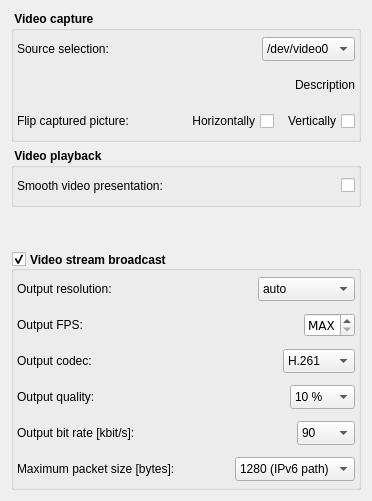
       <widget class="QWidget" name="mVideo">
        <layout class="QVBoxLayout" name="verticalLayout_19">
         <item>
          <widget class="QGroupBox" name="mGrpDevices">
           <property name="minimumSize">
            <size>
             <width>0</width>
             <height>0</height>
            </size>
           </property>
           <property name="maximumSize">
            <size>
             <width>16777215</width>
             <height>16777215</height>
            </size>
           </property>
           <property name="font">
            <font>
             <weight>75</weight>
             <bold>true</bold>
            </font>
           </property>
           <property name="title">
            <string> Video capture </string>
           </property>
           <property name="flat">
            <bool>false</bool>
           </property>
           <layout class="QVBoxLayout" name="verticalLayout_4">
            <property name="leftMargin">
             <number>3</number>
            </property>
            <property name="topMargin">
             <number>3</number>
            </property>
            <property name="rightMargin">
             <number>3</number>
            </property>
            <property name="bottomMargin">
             <number>3</number>
            </property>
            <item>
             <layout class="QHBoxLayout" name="horizontalLayout_8">
              <item>
               <widget class="QLabel" name="mLbVideoSource">
                <property name="minimumSize">
                 <size>
                  <width>160</width>
                  <height>30</height>
                 </size>
                </property>
                <property name="font">
                 <font>
                  <weight>50</weight>
                  <bold>false</bold>
                 </font>
                </property>
                <property name="text">
                 <string>Source selection:</string>
                </property>
               </widget>
              </item>
              <item>
               <spacer name="horizontalSpacer_8">
                <property name="orientation">
                 <enum>Qt::Horizontal</enum>
                </property>
                <property name="sizeHint" stdset="0">
                 <size>
                  <width>13</width>
                  <height>20</height>
                 </size>
                </property>
               </spacer>
              </item>
              <item>
               <widget class="QComboBox" name="mCbVideoSource">
                <property name="minimumSize">
                 <size>
                  <width>0</width>
                  <height>24</height>
                 </size>
                </property>
                <property name="font">
                 <font>
                  <weight>50</weight>
                  <bold>false</bold>
                 </font>
                </property>
                <property name="currentIndex">
                 <number>0</number>
                </property>
                <item>
                 <property name="text">
                  <string>/dev/video0</string>
                 </property>
                </item>
               </widget>
              </item>
             </layout>
            </item>
            <item>
             <layout class="QHBoxLayout" name="horizontalLayout_21">
              <item>
               <spacer name="horizontalSpacer_21">
                <property name="orientation">
                 <enum>Qt::Horizontal</enum>
                </property>
                <property name="sizeType">
                 <enum>QSizePolicy::MinimumExpanding</enum>
                </property>
                <property name="sizeHint" stdset="0">
                 <size>
                  <width>5</width>
                  <height>25</height>
                 </size>
                </property>
               </spacer>
              </item>
              <item>
               <widget class="QLabel" name="label_3">
                <property name="minimumSize">
                 <size>
                  <width>22</width>
                  <height>22</height>
                 </size>
                </property>
                <property name="maximumSize">
                 <size>
                  <width>22</width>
                  <height>22</height>
                 </size>
                </property>
                <property name="text">
                 <string/>
                </property>
                <property name="textFormat">
                 <enum>Qt::PlainText</enum>
                </property>
                <property name="pixmap">
                 <pixmap resource="../../resources/Icons.qrc">:/images/22_22/Hardwareinfo.png</pixmap>
                </property>
                <property name="scaledContents">
                 <bool>true</bool>
                </property>
               </widget>
              </item>
              <item>
               <widget class="QLabel" name="mLbVideoSourceInfo">
                <property name="sizePolicy">
                 <sizepolicy hsizetype="Preferred" vsizetype="Preferred">
                  <horstretch>0</horstretch>
                  <verstretch>0</verstretch>
                 </sizepolicy>
                </property>
                <property name="minimumSize">
                 <size>
                  <width>0</width>
                  <height>30</height>
                 </size>
                </property>
                <property name="font">
                 <font>
                  <weight>50</weight>
                  <bold>false</bold>
                 </font>
                </property>
                <property name="text">
                 <string>Description</string>
                </property>
                <property name="alignment">
                 <set>Qt::AlignRight|Qt::AlignTrailing|Qt::AlignVCenter</set>
                </property>
               </widget>
              </item>
             </layout>
            </item>
            <item>
             <layout class="QHBoxLayout" name="horizontalLayout_5">
              <item>
               <widget class="QLabel" name="mLbVideoSink">
                <property name="minimumSize">
                 <size>
                  <width>160</width>
                  <height>30</height>
                 </size>
                </property>
                <property name="font">
                 <font>
                  <weight>50</weight>
                  <bold>false</bold>
                 </font>
                </property>
                <property name="text">
                 <string>Flip captured picture:</string>
                </property>
               </widget>
              </item>
              <item>
               <spacer name="horizontalSpacer_4">
                <property name="orientation">
                 <enum>Qt::Horizontal</enum>
                </property>
                <property name="sizeType">
                 <enum>QSizePolicy::MinimumExpanding</enum>
                </property>
                <property name="sizeHint" stdset="0">
                 <size>
                  <width>2</width>
                  <height>20</height>
                 </size>
                </property>
               </spacer>
              </item>
              <item>
               <widget class="QCheckBox" name="mCbHFlip">
                <property name="font">
                 <font>
                  <weight>50</weight>
                  <bold>false</bold>
                 </font>
                </property>
                <property name="layoutDirection">
                 <enum>Qt::RightToLeft</enum>
                </property>
                <property name="text">
                 <string>Horizontally</string>
                </property>
                <property name="autoExclusive">
                 <bool>false</bool>
                </property>
               </widget>
              </item>
              <item>
               <spacer name="horizontalSpacer_25">
                <property name="orientation">
                 <enum>Qt::Horizontal</enum>
                </property>
                <property name="sizeType">
                 <enum>QSizePolicy::Preferred</enum>
                </property>
                <property name="sizeHint" stdset="0">
                 <size>
                  <width>2</width>
                  <height>20</height>
                 </size>
                </property>
               </spacer>
              </item>
              <item>
               <widget class="QCheckBox" name="mCbVFlip">
                <property name="font">
                 <font>
                  <weight>50</weight>
                  <bold>false</bold>
                 </font>
                </property>
                <property name="layoutDirection">
                 <enum>Qt::RightToLeft</enum>
                </property>
                <property name="text">
                 <string>Vertically</string>
                </property>
                <property name="autoExclusive">
                 <bool>false</bool>
                </property>
               </widget>
              </item>
             </layout>
            </item>
           </layout>
          </widget>
         </item>
         <item>
          <widget class="QGroupBox" name="groupBox_3">
           <property name="maximumSize">
            <size>
             <width>16777215</width>
             <height>510</height>
            </size>
           </property>
           <property name="font">
            <font>
             <weight>75</weight>
             <bold>true</bold>
            </font>
           </property>
           <property name="title">
            <string> Video playback </string>
           </property>
           <layout class="QVBoxLayout" name="verticalLayout">
            <property name="leftMargin">
             <number>3</number>
            </property>
            <property name="topMargin">
             <number>3</number>
            </property>
            <property name="rightMargin">
             <number>3</number>
            </property>
            <property name="bottomMargin">
             <number>3</number>
            </property>
            <item>
             <layout class="QHBoxLayout" name="horizontalLayout_15">
              <item>
               <widget class="QLabel" name="mLbSmoothVideoPresentation">
                <property name="minimumSize">
                 <size>
                  <width>210</width>
                  <height>30</height>
                 </size>
                </property>
                <property name="font">
                 <font>
                  <weight>50</weight>
                  <bold>false</bold>
                 </font>
                </property>
                <property name="text">
                 <string>Smooth video presentation:</string>
                </property>
               </widget>
              </item>
              <item>
               <spacer name="horizontalSpacer_24">
                <property name="orientation">
                 <enum>Qt::Horizontal</enum>
                </property>
                <property name="sizeHint" stdset="0">
                 <size>
                  <width>40</width>
                  <height>20</height>
                 </size>
                </property>
               </spacer>
              </item>
              <item>
               <widget class="QCheckBox" name="mCbSmoothVideoPresentation">
                <property name="text">
                 <string/>
                </property>
               </widget>
              </item>
             </layout>
            </item>
           </layout>
          </widget>
         </item>
         <item>
          <spacer name="verticalSpacer_2">
           <property name="orientation">
            <enum>Qt::Vertical</enum>
           </property>
           <property name="sizeType">
            <enum>QSizePolicy::MinimumExpanding</enum>
           </property>
           <property name="sizeHint" stdset="0">
            <size>
             <width>17</width>
             <height>38</height>
            </size>
           </property>
          </spacer>
         </item>
         <item>
          <widget class="QGroupBox" name="mGrpVideo">
           <property name="font">
            <font>
             <weight>75</weight>
             <bold>true</bold>
            </font>
           </property>
           <property name="title">
            <string>Video stream broadcast</string>
           </property>
           <property name="alignment">
            <set>Qt::AlignLeading|Qt::AlignLeft|Qt::AlignVCenter</set>
           </property>
           <property name="flat">
            <bool>false</bool>
           </property>
           <property name="checkable">
            <bool>true</bool>
           </property>
           <layout class="QVBoxLayout" name="verticalLayout_5">
            <property name="leftMargin">
             <number>3</number>
            </property>
            <property name="topMargin">
             <number>3</number>
            </property>
            <property name="rightMargin">
             <number>3</number>
            </property>
            <property name="bottomMargin">
             <number>3</number>
            </property>
            <item>
             <layout class="QHBoxLayout" name="horizontalLayout_4">
              <item>
               <widget class="QLabel" name="mLbVideoResolution">
                <property name="minimumSize">
                 <size>
                  <width>210</width>
                  <height>30</height>
                 </size>
                </property>
                <property name="font">
                 <font>
                  <weight>50</weight>
                  <bold>false</bold>
                 </font>
                </property>
                <property name="text">
                 <string>Output resolution:</string>
                </property>
               </widget>
              </item>
              <item>
               <spacer name="horizontalSpacer_3">
                <property name="orientation">
                 <enum>Qt::Horizontal</enum>
                </property>
                <property name="sizeHint" stdset="0">
                 <size>
                  <width>2</width>
                  <height>20</height>
                 </size>
                </property>
               </spacer>
              </item>
              <item>
               <widget class="QComboBox" name="mCbVideoResolution">
                <property name="minimumSize">
                 <size>
                  <width>0</width>
                  <height>24</height>
                 </size>
                </property>
                <property name="font">
                 <font>
                  <weight>50</weight>
                  <bold>false</bold>
                 </font>
                </property>
                <property name="currentIndex">
                 <number>0</number>
                </property>
                <item>
                 <property name="text">
                  <string>auto</string>
                 </property>
                </item>
                <item>
                 <property name="text">
                  <string>128 * 96</string>
                 </property>
                </item>
                <item>
                 <property name="text">
                  <string>176 * 144</string>
                 </property>
                </item>
                <item>
                 <property name="text">
                  <string>352 * 288</string>
                 </property>
                </item>
                <item>
                 <property name="text">
                  <string>704 * 576</string>
                 </property>
                </item>
                <item>
                 <property name="text">
                  <string>720 * 576</string>
                 </property>
                </item>
                <item>
                 <property name="text">
                  <string>1056 * 864</string>
                 </property>
                </item>
                <item>
                 <property name="text">
                  <string>1280 * 720</string>
                 </property>
                </item>
                <item>
                 <property name="text">
                  <string>1408 * 1152</string>
                 </property>
                </item>
                <item>
                 <property name="text">
                  <string>1920 * 1080</string>
                 </property>
                </item>
                <item>
                 <property name="text">
                  <string>3840 * 2160</string>
                 </property>
                </item>
               </widget>
              </item>
             </layout>
            </item>
            <item>
             <layout class="QHBoxLayout" name="_2">
              <item>
               <widget class="QLabel" name="mLbVideoFps">
                <property name="minimumSize">
                 <size>
                  <width>210</width>
                  <height>30</height>
                 </size>
                </property>
                <property name="font">
                 <font>
                  <weight>50</weight>
                  <bold>false</bold>
                 </font>
                </property>
                <property name="text">
                 <string>Output FPS:</string>
                </property>
               </widget>
              </item>
              <item>
               <spacer name="horizontalSpacer_35">
                <property name="orientation">
                 <enum>Qt::Horizontal</enum>
                </property>
                <property name="sizeType">
                 <enum>QSizePolicy::MinimumExpanding</enum>
                </property>
                <property name="sizeHint" stdset="0">
                 <size>
                  <width>5</width>
                  <height>20</height>
                 </size>
                </property>
               </spacer>
              </item>
              <item>
               <widget class="QSpinBox" name="mSbVideoFps">
                <property name="minimumSize">
                 <size>
                  <width>50</width>
                  <height>24</height>
                 </size>
                </property>
                <property name="font">
                 <font>
                  <family>Bitstream Vera Sans</family>
                  <weight>50</weight>
                  <bold>false</bold>
                 </font>
                </property>
                <property name="specialValueText">
                 <string>MAX</string>
                </property>
                <property name="minimum">
                 <number>0</number>
                </property>
                <property name="maximum">
                 <number>50</number>
                </property>
                <property name="value">
                 <number>0</number>
                </property>
               </widget>
              </item>
             </layout>
            </item>
            <item>
             <layout class="QHBoxLayout" name="horizontalLayout_2">
              <item>
               <widget class="QLabel" name="mLbVideoCodec">
                <property name="minimumSize">
                 <size>
                  <width>210</width>
                  <height>30</height>
                 </size>
                </property>
                <property name="font">
                 <font>
                  <weight>50</weight>
                  <bold>false</bold>
                 </font>
                </property>
                <property name="text">
                 <string>Output codec:</string>
                </property>
               </widget>
              </item>
              <item>
               <spacer name="horizontalSpacer">
                <property name="orientation">
                 <enum>Qt::Horizontal</enum>
                </property>
                <property name="sizeHint" stdset="0">
                 <size>
                  <width>2</width>
                  <height>20</height>
                 </size>
                </property>
               </spacer>
              </item>
              <item>
               <widget class="QComboBox" name="mCbVideoCodec">
                <property name="minimumSize">
                 <size>
                  <width>0</width>
                  <height>24</height>
                 </size>
                </property>
                <property name="font">
                 <font>
                  <weight>50</weight>
                  <bold>false</bold>
                 </font>
                </property>
                <property name="currentIndex">
                 <number>0</number>
                </property>
                <item>
                 <property name="text">
                  <string>H.261</string>
                 </property>
                </item>
                <item>
                 <property name="text">
                  <string>H.263</string>
                 </property>
                </item>
                <item>
                 <property name="text">
                  <string>H.263+</string>
                 </property>
                </item>
                <item>
                 <property name="text">
                  <string>H.264</string>
                 </property>
                </item>
                <item>
                 <property name="text">
                  <string>MPEG1</string>
                 </property>
                </item>
                <item>
                 <property name="text">
                  <string>MPEG2</string>
                 </property>
                </item>
                <item>
                 <property name="text">
                  <string>MPEG4</string>
                 </property>
                </item>
               </widget>
              </item>
             </layout>
            </item>
            <item>
             <layout class="QHBoxLayout" name="horizontalLayout_3">
              <item>
               <widget class="QLabel" name="mLbVideoQuality">
                <property name="minimumSize">
                 <size>
                  <width>210</width>
                  <height>30</height>
                 </size>
                </property>
                <property name="font">
                 <font>
                  <weight>50</weight>
                  <bold>false</bold>
                 </font>
                </property>
                <property name="text">
                 <string>Output quality:</string>
                </property>
               </widget>
              </item>
              <item>
               <spacer name="horizontalSpacer_2">
                <property name="orientation">
                 <enum>Qt::Horizontal</enum>
                </property>
                <property name="sizeHint" stdset="0">
                 <size>
                  <width>2</width>
                  <height>20</height>
                 </size>
                </property>
               </spacer>
              </item>
              <item>
               <widget class="QComboBox" name="mCbVideoQuality">
                <property name="minimumSize">
                 <size>
                  <width>0</width>
                  <height>24</height>
                 </size>
                </property>
                <property name="font">
                 <font>
                  <weight>50</weight>
                  <bold>false</bold>
                 </font>
                </property>
                <property name="currentIndex">
                 <number>0</number>
                </property>
                <item>
                 <property name="text">
                  <string>10 %</string>
                 </property>
                </item>
                <item>
                 <property name="text">
                  <string>20 %</string>
                 </property>
                </item>
                <item>
                 <property name="text">
                  <string>30 %</string>
                 </property>
                </item>
                <item>
                 <property name="text">
                  <string>40 %</string>
                 </property>
                </item>
                <item>
                 <property name="text">
                  <string>50 %</string>
                 </property>
                </item>
                <item>
                 <property name="text">
                  <string>60 %</string>
                 </property>
                </item>
                <item>
                 <property name="text">
                  <string>70 %</string>
                 </property>
                </item>
                <item>
                 <property name="text">
                  <string>80 %</string>
                 </property>
                </item>
                <item>
                 <property name="text">
                  <string>90 %</string>
                 </property>
                </item>
                <item>
                 <property name="text">
                  <string>100 %</string>
                 </property>
                </item>
               </widget>
              </item>
             </layout>
            </item>
            <item>
             <layout class="QHBoxLayout" name="horizontalLayout_24">
              <item>
               <widget class="QLabel" name="label_12">
                <property name="minimumSize">
                 <size>
                  <width>210</width>
                  <height>30</height>
                 </size>
                </property>
                <property name="font">
                 <font>
                  <weight>50</weight>
                  <bold>false</bold>
                 </font>
                </property>
                <property name="text">
                 <string>Output bit rate [kbit/s]: </string>
                </property>
               </widget>
              </item>
              <item>
               <spacer name="horizontalSpacer_49">
                <property name="orientation">
                 <enum>Qt::Horizontal</enum>
                </property>
                <property name="sizeHint" stdset="0">
                 <size>
                  <width>40</width>
                  <height>20</height>
                 </size>
                </property>
               </spacer>
              </item>
              <item>
               <widget class="QComboBox" name="mCbVideoBitRate">
                <property name="minimumSize">
                 <size>
                  <width>0</width>
                  <height>24</height>
                 </size>
                </property>
                <property name="font">
                 <font>
                  <weight>50</weight>
                  <bold>false</bold>
                 </font>
                </property>
                <property name="currentIndex">
                 <number>3</number>
                </property>
                <item>
                 <property name="text">
                  <string>1000</string>
                 </property>
                </item>
                <item>
                 <property name="text">
                  <string>500</string>
                 </property>
                </item>
                <item>
                 <property name="text">
                  <string>200</string>
                 </property>
                </item>
                <item>
                 <property name="text">
                  <string>90</string>
                 </property>
                </item>
                <item>
                 <property name="text">
                  <string>50</string>
                 </property>
                </item>
                <item>
                 <property name="text">
                  <string>10</string>
                 </property>
                </item>
               </widget>
              </item>
             </layout>
            </item>
            <item>
             <layout class="QHBoxLayout" name="horizontalLayout_16">
              <item>
               <widget class="QLabel" name="mLbVideoMaxPacketSize">
                <property name="minimumSize">
                 <size>
                  <width>210</width>
                  <height>30</height>
                 </size>
                </property>
                <property name="font">
                 <font>
                  <weight>50</weight>
                  <bold>false</bold>
                 </font>
                </property>
                <property name="text">
                 <string>Maximum packet size [bytes]: </string>
                </property>
               </widget>
              </item>
              <item>
               <spacer name="horizontalSpacer_16">
                <property name="orientation">
                 <enum>Qt::Horizontal</enum>
                </property>
                <property name="sizeHint" stdset="0">
                 <size>
                  <width>2</width>
                  <height>20</height>
                 </size>
                </property>
               </spacer>
              </item>
              <item>
               <widget class="QComboBox" name="mCbVideoMaxPacketSize">
                <property name="minimumSize">
                 <size>
                  <width>0</width>
                  <height>24</height>
                 </size>
                </property>
                <property name="font">
                 <font>
                  <weight>50</weight>
                  <bold>false</bold>
                 </font>
                </property>
                <property name="currentIndex">
                 <number>2</number>
                </property>
                <item>
                 <property name="text">
                  <string>256 (Small)</string>
                 </property>
                </item>
                <item>
                 <property name="text">
                  <string>576 (IPv4 path)</string>
                 </property>
                </item>
                <item>
                 <property name="text">
                  <string>1280 (IPv6 path)</string>
                 </property>
                </item>
                <item>
                 <property name="text">
                  <string>1492 (DSL)</string>
                 </property>
                </item>
                <item>
                 <property name="text">
                  <string>1500 (Eth)</string>
                 </property>
                </item>
                <item>
                 <property name="text">
                  <string>4464 (T-Ring)</string>
                 </property>
                </item>
                <item>
                 <property name="text">
                  <string>4500 (FDDI)</string>
                 </property>
                </item>
                <item>
                 <property name="text">
                  <string>6000 (Jumbo)</string>
                 </property>
                </item>
               </widget>
              </item>
             </layout>
            </item>
           </layout>
          </widget>
         </item>
        </layout>
       </widget>
